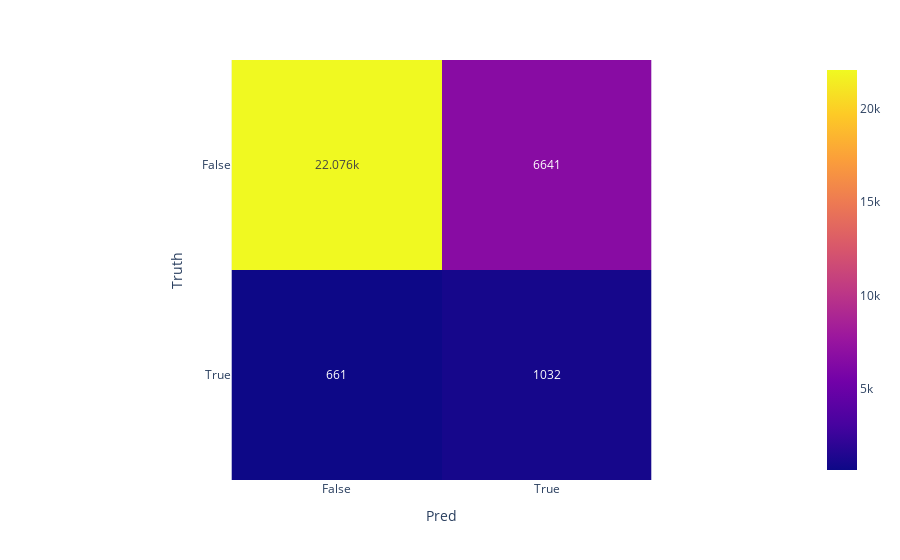

Notebook code for this chart:
### Code cell
print_conf_matrix(y_test, preds)

### Figure 1 — Plotly figure (JSON) as saved in the notebook; plotly's stock layout.template omitted (floating-point values rounded to 4 significant figures)
{"data": [{"coloraxis": "coloraxis", "hovertemplate": "Pred: %{x}<br>Truth: %{y}<br>color: %{z}<extra></extra>", "name": "0", "texttemplate": "%{z}", "type": "heatmap", "x": ["False", "True"], "xaxis": "x", "y": ["False", "True"], "yaxis": "y", "z": [[22076, 6641], [661, 1032]]}], "layout": {"coloraxis": {"colorscale": [[0, "#0d0887"], [0.1111, "#46039f"], [0.2222, "#7201a8"], [0.3333, "#9c179e"], [0.4444, "#bd3786"], [0.5556, "#d8576b"], [0.6667, "#ed7953"], [0.7778, "#fb9f3a"], [0.8889, "#fdca26"], [1, "#f0f921"]]}, "margin": {"t": 60}, "xaxis": {"anchor": "y", "constrain": "domain", "domain": [0, 1], "scaleanchor": "y", "title": {"text": "Pred"}}, "yaxis": {"anchor": "x", "autorange": "reversed", "constrain": "domain", "domain": [0, 1], "title": {"text": "Truth"}}}}
